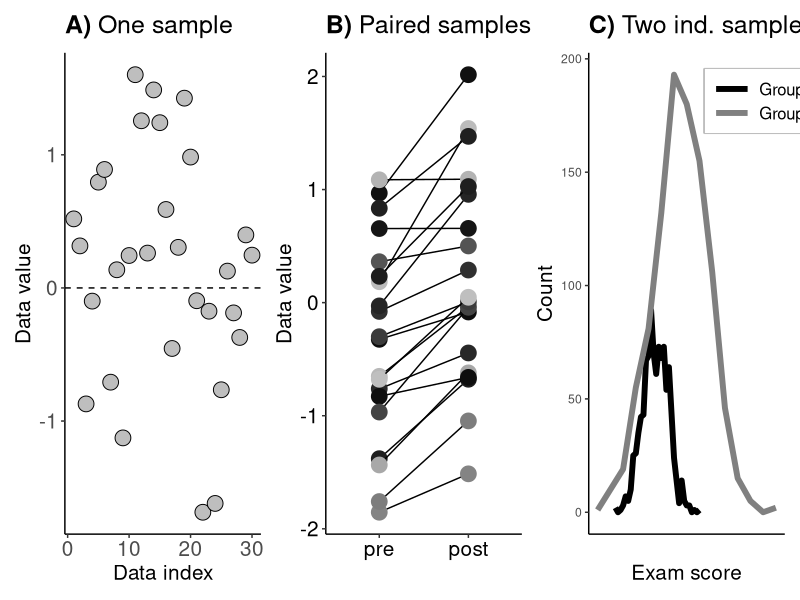
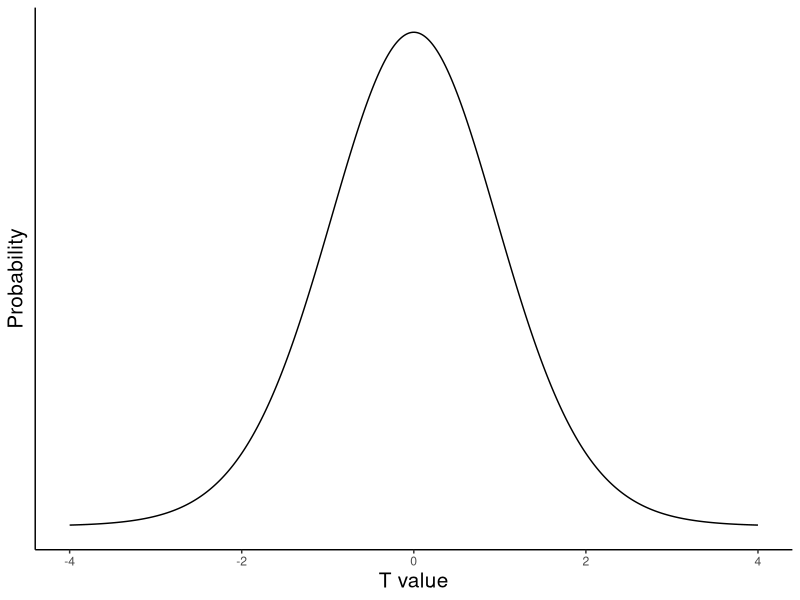
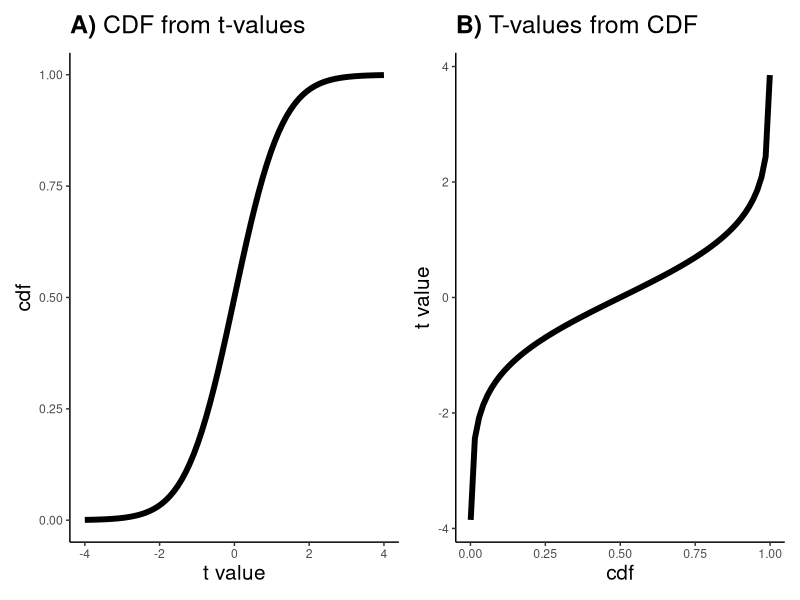
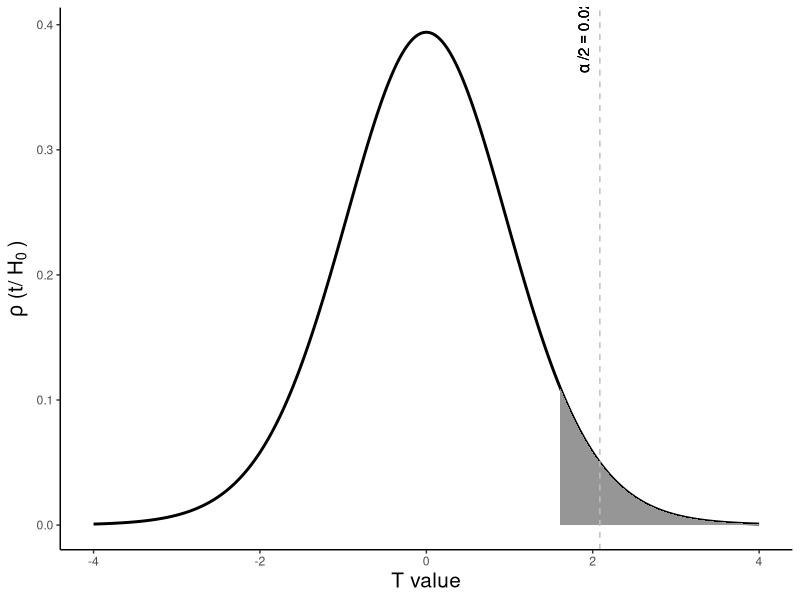

Source code (R) for these figures, in order:
## ---- chunk 1
#| label: r-setup
library(ggplot2)
library(dplyr)
library(glue)
library(stringr)
library(patchwork)
set.seed(10)

# common theme for all plots:
myTheme = theme(
        panel.grid.major = element_blank(), 
        panel.grid.minor = element_blank(),
        panel.background = element_blank(), 
        axis.line = element_line(colour = "black"),
        axis.title = element_text(size=15),
        title = element_text(size=15),
        legend.title = element_blank(),
        legend.box.background = element_rect(color="gray", linewidth = 1),
        legend.text = element_text(size = 12),
        legend.key = element_blank(),
        legend.key.width = unit(1, "cm"),
    )


## ---- chunk 2
#| label: Figure 11.1 Goals of the t-test
# Figure 11.1: Goals of the t-test ----
 
## panel A: one-sample t-test ----
data = rnorm(n = 30, mean = .5)
# convert to DF:
data = tibble(data_index = 1:length(data), data_value = data)
# plot:
pA = ggplot(data=data, aes(x=data_index, y = data_value)) + 
    geom_point(
        size=5, 
        shape=21,
        color = "black",
        fill = "gray"
        ) + 
    geom_hline(yintercept = 0, linetype="dashed") + 
    theme(
        panel.grid.major = element_blank(), 
        panel.grid.minor = element_blank(),
        panel.background = element_blank(), 
        axis.line = element_line(colour = "black"),
        axis.title = element_text(size=15),
        axis.text = element_text(size=15),
        title = element_text(size=15)
    ) + 
    labs(title = bquote(bold("A)")~"One sample"),
         x = "Data index", y = "Data value")

## panel B: paired-samples t-test ----
N = 20
data1 = rnorm(n=N)
data2 = data1 + .5 + rnorm(N)*.4

pB = ggplot() + 
     theme(
        panel.grid.major = element_blank(), 
        panel.grid.minor = element_blank(),
        panel.background = element_blank(), 
        axis.line = element_line(colour = "black"),
        axis.title = element_text(size=15),
        axis.text = element_text(size=15, color="black"),
        title = element_text(size=15)
    )

for (i in 1:N) {
    # i =1
    data = tibble(data_index = factor(c(0, 1)), 
                  data_value = c(data1[[i]], data2[[i]]))
    # pick a random color
    rgb_code = runif(1,min = 0, max = .8)
    color_ = rgb(rgb_code, rgb_code, rgb_code)
    # plotting
    pB = pB + 
        aes(x=data_index, y=data_value, group=1) + 
        geom_line(data=data) +
        geom_point(
            data=data,
            size = 5,
            color = color_,
            fill = color_,
            shape=21) 
        
}

pB = pB + 
    scale_x_discrete(labels = c("pre", "post")) + 
labs(title = bquote(bold("B)")~"Paired samples"),
         x = "", y = "Data value")

## panel C: two-samples t-test ----
pC = ggplot() + 
    theme(
        panel.grid.major = element_blank(), 
        panel.grid.minor = element_blank(),
        panel.background = element_blank(), 
        axis.text.x = element_blank(),
        axis.ticks.x = element_blank(), 
        axis.line = element_line(colour = "black"),
        axis.title = element_text(size=15),
        title = element_text(size=15),
        legend.position = c(.9, .9),
        legend.title = element_blank(),
        legend.box.background = element_rect(color="gray", linewidth = 1),
        legend.text = element_text(size = 12),
        legend.key = element_blank(),
        legend.key.width = unit(1, "cm"),
    )

for (i in seq(0, 1)) {
    # i=1
    data = rnorm(1000, i, (i+1)/2)
    # histogram
    nbreaks_ = nclass.FD(data)
    hist_ = hist(data, breaks = nbreaks_, plot=F)
    # convert to DF:
    data = tibble(data_index = hist_$mids,
                  data_value = hist_$counts,
                  category=glue("Group {i+1}"))
    # plot
    pC = pC + 
        aes(x=data_index, y = data_value, color=category) + 
        geom_line(
            data=data,
            linewidth=2
        )}

pC = pC + 
    scale_color_manual(values=c("Group 1" = rgb(0, 0, 0),
                                "Group 2" = rgb(0.5, 0.5, 0.5)
                                )) + 
labs(title = bquote(bold("C)")~"Two ind. samples"),
         x = "Exam score", y = "Count")

p11.1 = pA + pB + pC + plot_layout(ncol=3)
p11.1
## ---- chunk 3
#| label: Figure 11.2 A t-pdf
# Figure 11.2: A t-pdf ----

t = seq(-4, 4, length=573)

# a pdf with df=20
tpdf = dt(t, df = 20)

# convert to DF:
data = tibble(data_index=t,
              data_value=tpdf)

p_ttest_tpdf = ggplot(data=data, aes(x=data_index, y=data_value)) + 
    geom_line() + 
    myTheme + 
    theme(axis.text.y = element_blank(),
          axis.ticks.y = element_blank()) +
    labs(y="Probability", x = "T value")

p_ttest_tpdf
## ---- chunk 4
#| label: Computing p-values for one-tailed and two-tailed tests

## Computing p-values for one-tailed and two-tailed tests ----
tval = 2.1
df = 13

pvalL = pt(-tval, df, lower.tail = T)
pvalR = pt(tval, df, lower.tail = F)
pval2 = pvalR + pvalL

print(glue("One-tailed p-value on the left: {pvalL}"))
print(glue("One-tailed p-value on the rigth: {pvalR}"))
print(glue("Two-tailed p-value as the sum: {pvalR + pvalL}"))
print(glue("Two-tailed p-value by doubling: {2*pvalL}"))
## ---- chunk 5
#| label: "1-cdf vs survival function"
# 1-cdf vs survival function 
pvalS = pt(tval, df, lower.tail = F) # survival
pvalC = 1 - pt(tval, df, lower.tail = T) # 1-cdf

print(glue("P-value from 1-cdf: {pvalC}"))
print(glue("P-value from s.f.: {pvalS}"))
print(glue("Difference: {pvalC - pvalS}"))
## ---- chunk 6
#| label: "Figure 11.3: T-values from p-values"

# Figure 11.3: T-values from p-values ----
t = seq(-4, 4, length=75)
df = 13

# cdf based on t-values
cdf = pt(t, df) # pt is the cdf
# convert to DF:
cdf = tibble(
    data_index = t,
    data_value = cdf
)

# t-values based on cdf
pvals = seq(.001, .999, length=73)
tVals = qt(pvals, df) # qt is inverse cdf
# convert to DF
tVals = tibble(
    data_index = pvals,
    data_value = tVals
)

pA = ggplot(
    data = cdf,
    aes(x=data_index, y = data_value)
    ) + 
    geom_line(
        linewidth=2
    ) + 
    myTheme + 
    labs(y="cdf", x = "t value",
         title=bquote(bold("A)")~"CDF from t-values"))

pB = ggplot(
    data = tVals,
    aes(x=data_index, y = data_value)
    ) + 
    geom_line(
        linewidth=2
    ) + 
    myTheme + 
    labs(y="t value", x = "cdf",
         title=bquote(bold("B)")~"T-values from CDF"))


p11.3 = pA + pB + plot_layout(ncol=2)
p11.3
## ---- chunk 7
# example usage to get the t-value associated with p=.05 and df=13
pval = .05
tFromP_L = qt(pval, df, lower.tail = T) # inverse of P(X <= x)
tFromP_R1 = qt(1-pval, df, lower.tail = T) # inverse of P(X <= x)
tFromP_R2 = qt(pval, df, lower.tail = F)  # inverse of P(X > x)

print(glue('Variable tFromP_L:  {sprintf("%.3f",tFromP_L)}'))
print(glue('Variable tFromP_R1: {sprintf("%.3f", tFromP_R1)}'))
print(glue('Variable tFromP_R2: {sprintf("%.3f", tFromP_R2)}'))

## ---- chunk 8
#| label: "Figure 11.4: Example t-value (r-version)"
# Figure 11.4: Example t-value ----

# empirical t-value and df:
tval = 1.6
df = 20
alpha_ = .05

# redifine the t-values and corresponding pdf
t = seq(-4, 4, length=573)
tpdf = dt(t, df = 20)

# its associated p-value (but this is one-tailed for visualization; see text and next cell!)
pval = pt(tval, df, lower.tail = F)

# critical t-value for apha
tCrit = qt(alpha_/2, df = df, lower.tail = F) # /2 for two-tailed!
pHalf = max(tpdf)/2 # 1/2 max. (vertical) p(t), used for plotting

data = tibble(
    data_index=t,
    data_value = tpdf
)

ggplot(data, aes(x=data_index, y=data_value)) + 
    geom_line(
        linewidth=1
    ) +
    geom_ribbon(
        data = filter(data, data_index >= tval), 
        aes(ymax = data_value, ymin=0),
        fill="#969696") + 
    geom_vline(
        xintercept = tCrit,
        linetype = "dashed",
        color="gray"
    ) +
    annotate(
        "text", 
        x = tCrit-0.2, y = pHalf*2, 
        label = bquote(alpha~"/2" == .(alpha_/2)),
        angle = 90
    ) + 
    myTheme + 
    labs(y = bquote(rho ~ "(t/" ~ H[0] ~ ")"), 
         x = "T value")

    
     

